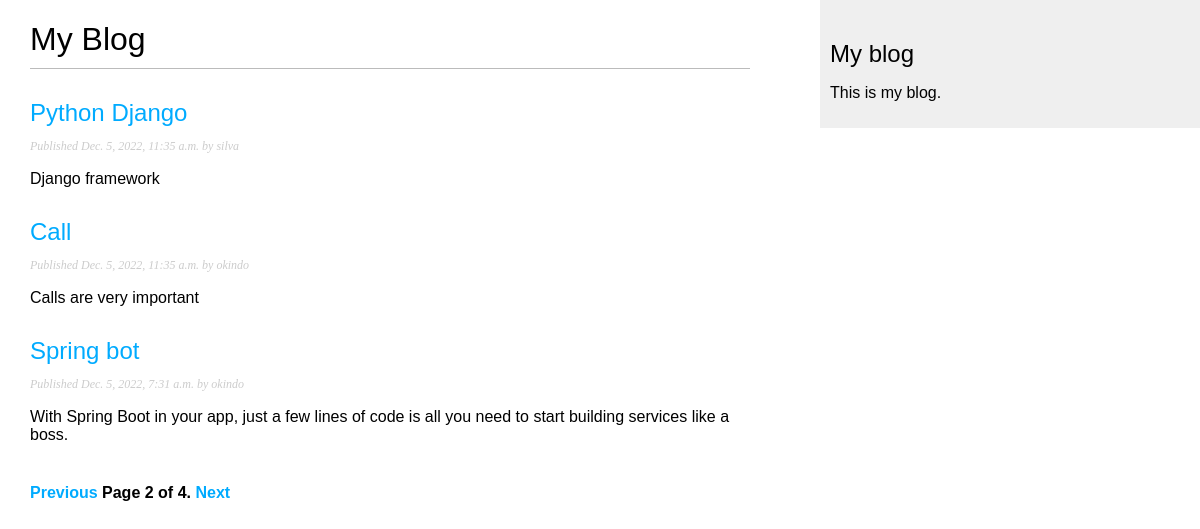
Screenshot of /blog/?page=2 with the database file from the repository.
### blog/models.py (models this page shows, shortened)
class Post(models.Model):
    class Status(models.TextChoices):
        DRAFT = 'DF', 'Draft'
        PUBLISHED = 'PB', 'Published'
    title = models.CharField(max_length=200)
    slug = models.SlugField(max_length=250, unique_for_date='publish')
    author = models.ForeignKey(User,
                               on_delete=models.CASCADE,
                               related_name='blog_posts')
    body = models.TextField()
    publish = models.DateTimeField(default=timezone.now)
    created = models.DateTimeField(auto_now_add=True)
    updated = models.DateTimeField(auto_now=True)
    status = models.CharField(max_length=2,
                              choices=Status.choices,
                              default=Status.DRAFT
                              )
    objects = models.Manager()  # The default manager.
    published = PublishedManager()  # Our custom manager.
    class Meta:
        ordering = ['-publish']
        indexes = [
            models.Index(fields=['-publish'])
        ]
    def get_attribute_url(self):
        return reverse(
            'blog:post_detail',
            args=[
                self.publish.year,
                self.publish.month,
                self.publish.day,
                self.slug
            ]
        )

### blog/views.py (the view)
# urls.py: path('', views.post_list, name='post_list'),
def post_list(request):
    post_list = Post.published.all()
    paginator = Paginator(post_list, 3)
    page_number = request.GET.get('page', 1)
    try:
        posts = paginator.page(page_number)
    except PageNotAnInteger:
        posts = paginator.page(1)
    except EmptyPage:
        posts = paginator.page(paginator.num_pages)
    return render(
        request,
        'blog/post/list.html',
        {'posts': posts}
    )

### blog/models.py (called while the page is built)
    def get_queryset(self):
        return super().get_queryset().filter(status=Post.Status.PUBLISHED)

### blog/templates/blog/post/list.html (shortened to what this page needs)
{% extends 'blog/base.html' %}
{% block content %}
    <h1>My Blog</h1>
    {% for post in posts %}
        <h2>
            <a href="{{ post.get_attribute_url }}">
               {{ post.title }}
            </a>
        </h2>
        <p class="date">
            Published {{ post.publish }} by {{ post.author }}
        </p>
        {{ post.body|truncatewords:30|linebreaks }}
    {% endfor %}
    {% include "pagination.html" with page=posts %}
{% endblock %}

### blog/static/css/blog.css (style rules this page uses)
body { margin:0; padding:0; font-family:helvetica, sans-serif; }
a { color:#00abff; text-decoration:none; }
h1 { font-weight:normal; border-bottom:1px solid #bbb; padding:0 0 10px 0; }
h2 { font-weight:normal; margin:30px 0 0; }
p.date { color:#ccc; font-family: georgia, serif; font-size: 12px; font-style: italic; }

### rows the page displays
Post: title "Python Django", publish "Dec. 5, 2022, 11:35 a.m.", author "silva", body "Django framework"
Post: title "Call", publish "Dec. 5, 2022, 11:35 a.m.", author "okindo", body "Calls are very important"
Post: title "Spring bot", publish "Dec. 5, 2022, 7:31 a.m.", author "okindo", body "With Spring Boot in your app, just a few lines of code is all you need to start building services like a boss."

### other values shown
{{ page.number }} "2"
{{ page.paginator.num_pages }} "4"
